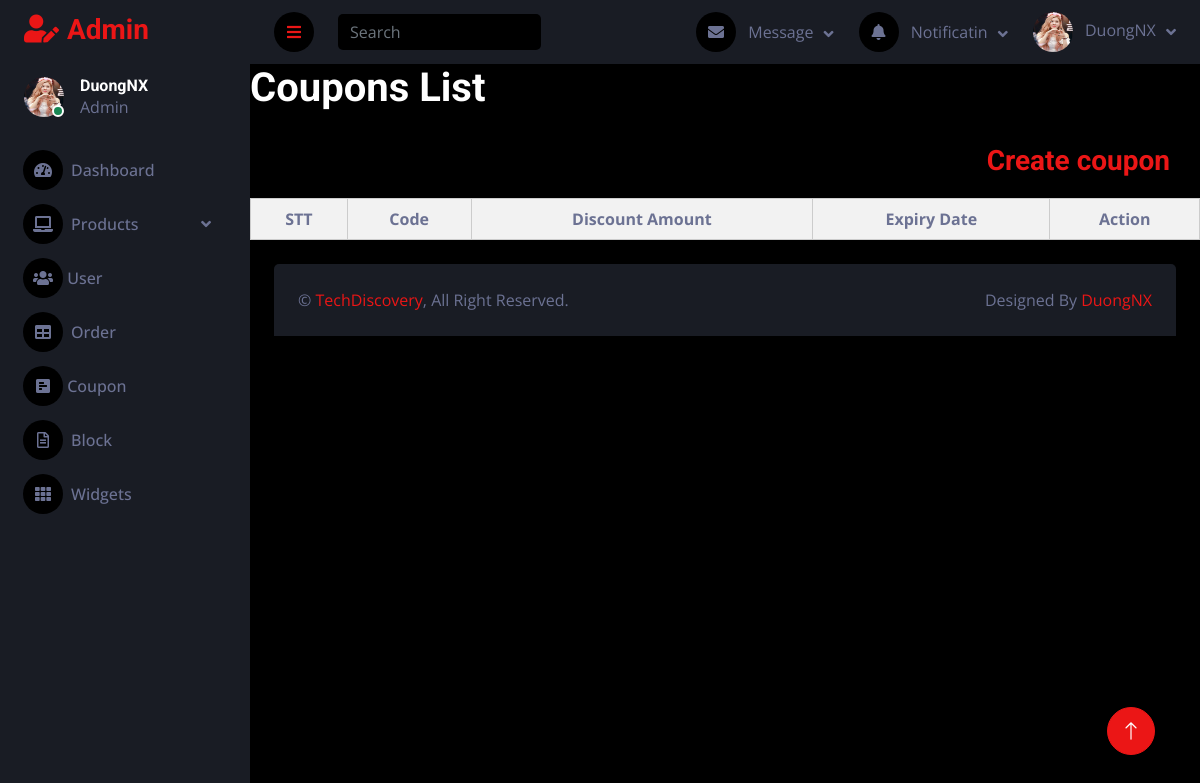
/admin/coupon.php, run on an earlier commit of the app's database.
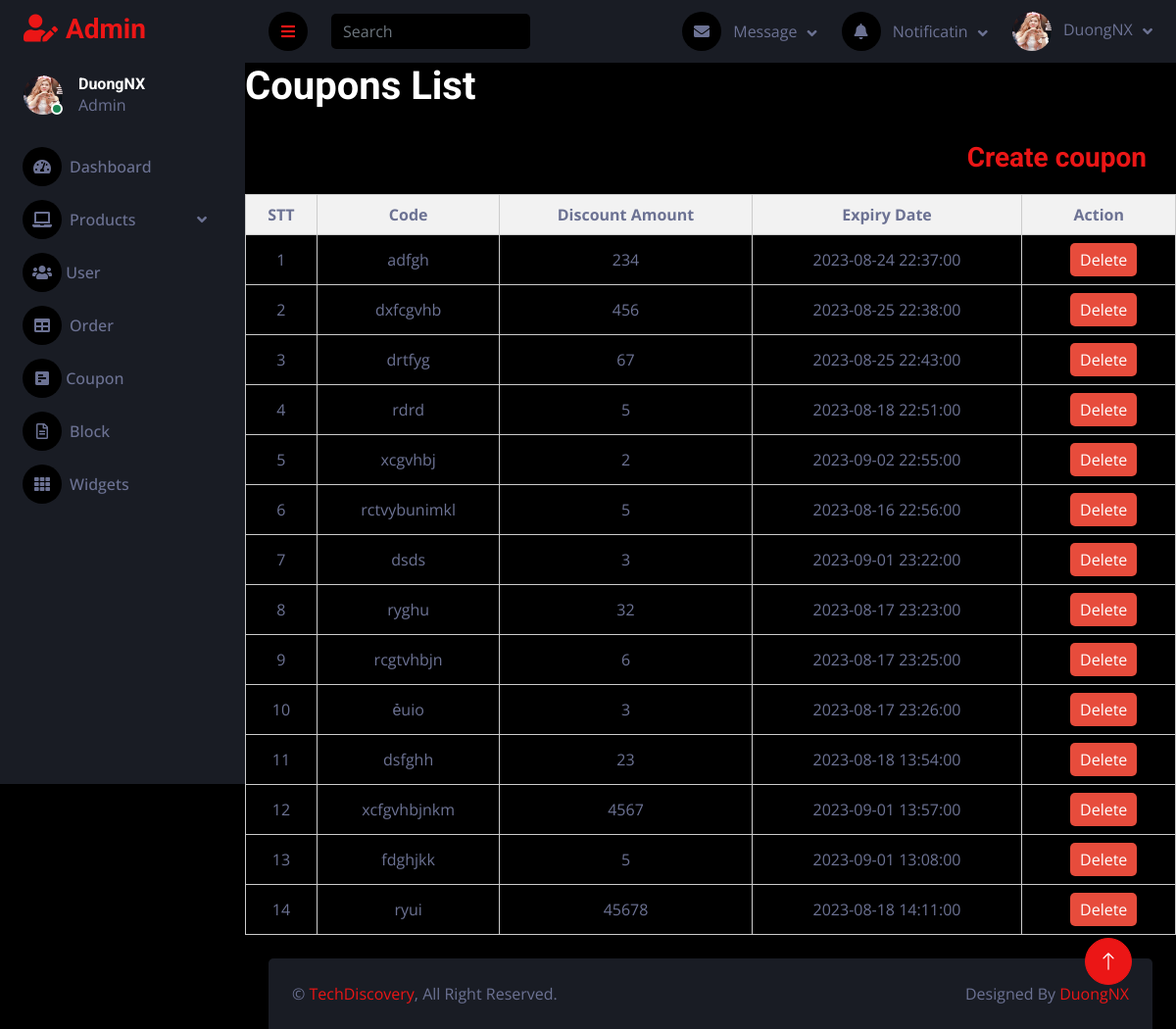
And on a later commit of the database.
### tables this page shows
CREATE TABLE `coupon` (
  `coupon_id` bigint(20) UNSIGNED NOT NULL,
  `code` varchar(50) NOT NULL,
  `amount` double UNSIGNED DEFAULT NULL,
  `expiry_date` datetime DEFAULT NULL,
  `created_at` timestamp NOT NULL DEFAULT current_timestamp(),
  `updated_at` timestamp NOT NULL DEFAULT current_timestamp()
);

### admin/database.php (called while the page is built, shortened)
<?php
class Database
{
    public $host = DB_HOST;
    public $user = DB_USER;
    public $pass = DB_PASS;
    public $dbname = DB_NAME;
    public $link;
    private function connectDB()
    {
        $this->link = new mysqli($this->host, $this->user, $this->pass, $this->dbname);
    }
    public function select($query)
    {
        $result = $this->link->query($query) or die($this->link->error . __LINE__);
        if ($result->num_rows > 0) {
            return $result;
        } else {
            return false;
        }
    }
}
?>

### admin/class/coupon_class.php (called while the page is built, shortened)
<?php
    include 'database.php';
class coupon {
    private $db;
    public function __construct() {
        $this->db = new Database();
    }
    public function show_coupon() {
        $query = "SELECT coupon_id, code, amount, expiry_date, created_at FROM coupon ORDER BY coupon_id ASC";
        $result = $this->db->select($query);
        return $result;
    }
}
?>

### admin/coupon.php (the view, shortened to what this page needs)
<?php
include "header.php";
include "sidebar.php";
include "navbar.php";
include "class/coupon_class.php"
?>
<?php
$coupon = new coupon();
    $coupons = $coupon->show_coupon();
?>
<div class="admin-content-right">
            <div class="admin-content-right">
    <h1>Coupons List</h1><br>
    <h3><a href="coupon_create.php">Create coupon</a></h3>
    <table class="coupon-table" border="1">
        <tr>
            <th>STT</th>
            <th>Code</th>
            <th>Discount Amount</th>
            <th>Expiry Date</th>
            <th>Action</th>
        </tr>
        <?php  $stt = 1; foreach ($coupons as $row) : ?>
            <tr>
                <td><?php echo $stt++; ?></td>
                <td><?php echo $row['code']; ?></td>
                <td><?php echo $row['amount']; ?></td>
                <td><?php echo $row['expiry_date']; ?></td>
                <td>
                    <a class="btn-delete" href="coupon.php?action=delete&coupon_id=<?php echo $row['coupon_id']; ?>" onclick="return confirm('Are you sure you want to delete this coupon?')">Delete</a>
                </td>
            </tr>
        <?php endforeach; ?>
    </table>
    </div>
</div>
<?php
    include "footer.php";
?>

What changed in the data, as far as the page shows it:
added coupon: code "adfgh", amount "234", expiry_date "2023-08-24 22:37:00"
added coupon: code "dxfcgvhb", amount "456", expiry_date "2023-08-25 22:38:00"
added coupon: code "drtfyg", amount "67", expiry_date "2023-08-25 22:43:00"
added coupon: code "rdrd", amount "5", expiry_date "2023-08-18 22:51:00"
added coupon: code "xcgvhbj", amount "2", expiry_date "2023-09-02 22:55:00"
added coupon: code "rctvybunimkl", amount "5", expiry_date "2023-08-16 22:56:00"
added coupon: code "dsds", amount "3", expiry_date "2023-09-01 23:22:00"
added coupon: code "ryghu", amount "32", expiry_date "2023-08-17 23:23:00"
added coupon: code "rcgtvhbjn", amount "6", expiry_date "2023-08-17 23:25:00"
added coupon: code "ẻuio", amount "3", expiry_date "2023-08-17 23:26:00"
added coupon: code "dsfghh", amount "23", expiry_date "2023-08-18 13:54:00"
added coupon: code "xcfgvhbjnkm", amount "4567", expiry_date "2023-09-01 13:57:00"
added coupon: code "fdghjkk", amount "5", expiry_date "2023-09-01 13:08:00"
added coupon: code "ryui", amount "45678", expiry_date "2023-08-18 14:11:00"
